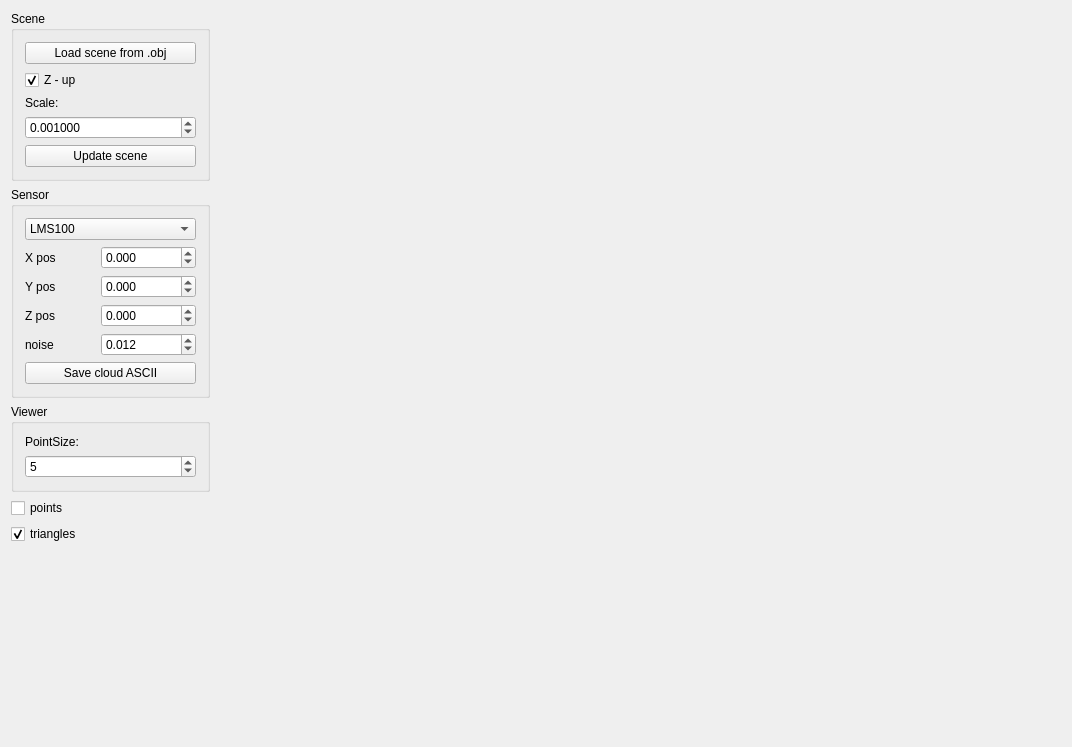
<?xml version="1.0" encoding="UTF-8"?>
<ui version="4.0">
 <class>SensorSimRTexampleClass</class>
 <widget class="QMainWindow" name="SensorSimRTexampleClass">
  <property name="geometry">
   <rect>
    <x>0</x>
    <y>0</y>
    <width>1072</width>
    <height>747</height>
   </rect>
  </property>
  <property name="windowTitle">
   <string>SensorSimRT GUI example</string>
  </property>
  <widget class="QWidget" name="centralWidget">
   <layout class="QGridLayout" name="gridLayout">
    <item row="0" column="1">
     <widget class="qglWidget" name="widget" native="true">
      <property name="sizePolicy">
       <sizepolicy hsizetype="Expanding" vsizetype="Expanding">
        <horstretch>0</horstretch>
        <verstretch>0</verstretch>
       </sizepolicy>
      </property>
     </widget>
    </item>
    <item row="0" column="0">
     <layout class="QVBoxLayout" name="verticalLayout">
      <item>
       <widget class="QGroupBox" name="groupBox">
        <property name="title">
         <string>Scene</string>
        </property>
        <layout class="QVBoxLayout" name="verticalLayout_2">
         <item>
          <widget class="QPushButton" name="pushButton_2">
           <property name="text">
            <string>Load scene from .obj</string>
           </property>
          </widget>
         </item>
         <item>
          <widget class="QCheckBox" name="checkBox">
           <property name="text">
            <string>Z - up</string>
           </property>
           <property name="checked">
            <bool>true</bool>
           </property>
          </widget>
         </item>
         <item>
          <widget class="QLabel" name="label_6">
           <property name="text">
            <string>Scale:</string>
           </property>
          </widget>
         </item>
         <item>
          <widget class="QDoubleSpinBox" name="doubleSpinBox_5">
           <property name="decimals">
            <number>6</number>
           </property>
           <property name="minimum">
            <double>0.000001000000000</double>
           </property>
           <property name="maximum">
            <double>999999999.000000000000000</double>
           </property>
           <property name="value">
            <double>0.001000000000000</double>
           </property>
          </widget>
         </item>
         <item>
          <widget class="QPushButton" name="pushButton_3">
           <property name="text">
            <string>Update scene</string>
           </property>
          </widget>
         </item>
        </layout>
       </widget>
      </item>
      <item>
       <widget class="QGroupBox" name="groupBox_2">
        <property name="title">
         <string>Sensor</string>
        </property>
        <layout class="QVBoxLayout" name="verticalLayout_3">
         <item>
          <widget class="QComboBox" name="comboBox">
           <item>
            <property name="text">
             <string>LMS100</string>
            </property>
           </item>
           <item>
            <property name="text">
             <string>Kinect 1</string>
            </property>
           </item>
           <item>
            <property name="text">
             <string>Kinect 2</string>
            </property>
           </item>
           <item>
            <property name="text">
             <string>Velodyne HDL-64E</string>
            </property>
           </item>
           <item>
            <property name="text">
             <string>Velodyne HDL-32E</string>
            </property>
           </item>
           <item>
            <property name="text">
             <string>Velodyne VPL-16</string>
            </property>
           </item>
           <item>
            <property name="text">
             <string>Mandala 3D Unit LMS100</string>
            </property>
           </item>
           <item>
            <property name="text">
             <string>ZF 5010</string>
            </property>
           </item>
          </widget>
         </item>
         <item>
          <layout class="QGridLayout" name="gridLayout_2">
           <item row="2" column="2">
            <widget class="QDoubleSpinBox" name="doubleSpinBox_2">
             <property name="decimals">
              <number>3</number>
             </property>
             <property name="minimum">
              <double>-999999999.000000000000000</double>
             </property>
             <property name="maximum">
              <double>999999999.000000000000000</double>
             </property>
             <property name="singleStep">
              <double>0.100000000000000</double>
             </property>
            </widget>
           </item>
           <item row="2" column="1">
            <widget class="QLabel" name="label_2">
             <property name="text">
              <string>Y pos</string>
             </property>
            </widget>
           </item>
           <item row="1" column="1">
            <widget class="QLabel" name="label">
             <property name="text">
              <string>X pos</string>
             </property>
            </widget>
           </item>
           <item row="3" column="1">
            <widget class="QLabel" name="label_3">
             <property name="text">
              <string>Z pos</string>
             </property>
            </widget>
           </item>
           <item row="3" column="2">
            <widget class="QDoubleSpinBox" name="doubleSpinBox_3">
             <property name="decimals">
              <number>3</number>
             </property>
             <property name="minimum">
              <double>-999999999.000000000000000</double>
             </property>
             <property name="maximum">
              <double>999999999.000000000000000</double>
             </property>
             <property name="singleStep">
              <double>0.100000000000000</double>
             </property>
            </widget>
           </item>
           <item row="4" column="2">
            <widget class="QDoubleSpinBox" name="doubleSpinBox_4">
             <property name="decimals">
              <number>3</number>
             </property>
             <property name="maximum">
              <double>1.000000000000000</double>
             </property>
             <property name="singleStep">
              <double>0.010000000000000</double>
             </property>
             <property name="value">
              <double>0.012000000000000</double>
             </property>
            </widget>
           </item>
           <item row="4" column="1">
            <widget class="QLabel" name="label_5">
             <property name="text">
              <string>noise</string>
             </property>
            </widget>
           </item>
           <item row="1" column="2">
            <widget class="QDoubleSpinBox" name="doubleSpinBox">
             <property name="decimals">
              <number>3</number>
             </property>
             <property name="minimum">
              <double>-999999999.000000000000000</double>
             </property>
             <property name="maximum">
              <double>999999999.000000000000000</double>
             </property>
             <property name="singleStep">
              <double>0.100000000000000</double>
             </property>
            </widget>
           </item>
          </layout>
         </item>
         <item>
          <widget class="QPushButton" name="pushButton">
           <property name="text">
            <string>Save cloud ASCII</string>
           </property>
          </widget>
         </item>
        </layout>
       </widget>
      </item>
      <item>
       <widget class="QGroupBox" name="groupBox_3">
        <property name="title">
         <string>Viewer</string>
        </property>
        <layout class="QVBoxLayout" name="verticalLayout_4">
         <item>
          <widget class="QLabel" name="label_4">
           <property name="text">
            <string>PointSize:</string>
           </property>
          </widget>
         </item>
         <item>
          <widget class="QSpinBox" name="spinBox_4">
           <property name="minimum">
            <number>1</number>
           </property>
           <property name="maximum">
            <number>100</number>
           </property>
           <property name="value">
            <number>5</number>
           </property>
          </widget>
         </item>
        </layout>
       </widget>
      </item>
      <item>
       <widget class="QCheckBox" name="checkBox_2">
        <property name="text">
         <string>points</string>
        </property>
       </widget>
      </item>
      <item>
       <widget class="QCheckBox" name="checkBox_3">
        <property name="text">
         <string>triangles</string>
        </property>
        <property name="checked">
         <bool>true</bool>
        </property>
       </widget>
      </item>
      <item>
       <spacer name="verticalSpacer">
        <property name="orientation">
         <enum>Qt::Vertical</enum>
        </property>
        <property name="sizeHint" stdset="0">
         <size>
          <width>20</width>
          <height>40</height>
         </size>
        </property>
       </spacer>
      </item>
     </layout>
    </item>
   </layout>
  </widget>
 </widget>
 <layoutdefault spacing="6" margin="11"/>
 <customwidgets>
  <customwidget>
   <class>qglWidget</class>
   <extends>QWidget</extends>
   <header>qglwidget.h</header>
   <container>1</container>
   <slots>
    <slot>slotPointSize(int)</slot>
    <slot>slotPosX(double)</slot>
    <slot>slotPosY(double)</slot>
    <slot>slotPosZ(double)</slot>
    <slot>slotNoise(double)</slot>
    <slot>slotSaveCloudASCII()</slot>
    <slot>slotLoadObj()</slot>
    <slot>slotZup(bool)</slot>
    <slot>slotScale(double)</slot>
    <slot>slotUpdateScene()</slot>
    <slot>slotSensor(QString)</slot>
    <slot>slotTriangles(bool)</slot>
    <slot>slotPoints(bool)</slot>
   </slots>
  </customwidget>
 </customwidgets>
 <resources>
  <include location="SensorSimRTexample.qrc"/>
 </resources>
 <connections>
  <connection>
   <sender>spinBox_4</sender>
   <signal>valueChanged(int)</signal>
   <receiver>widget</receiver>
   <slot>slotPointSize(int)</slot>
   <hints>
    <hint type="sourcelabel">
     <x>158</x>
     <y>424</y>
    </hint>
    <hint type="destinationlabel">
     <x>343</x>
     <y>363</y>
    </hint>
   </hints>
  </connection>
  <connection>
   <sender>doubleSpinBox</sender>
   <signal>valueChanged(double)</signal>
   <receiver>widget</receiver>
   <slot>slotPosX(double)</slot>
   <hints>
    <hint type="sourcelabel">
     <x>157</x>
     <y>238</y>
    </hint>
    <hint type="destinationlabel">
     <x>206</x>
     <y>175</y>
    </hint>
   </hints>
  </connection>
  <connection>
   <sender>doubleSpinBox_2</sender>
   <signal>valueChanged(double)</signal>
   <receiver>widget</receiver>
   <slot>slotPosY(double)</slot>
   <hints>
    <hint type="sourcelabel">
     <x>157</x>
     <y>264</y>
    </hint>
    <hint type="destinationlabel">
     <x>189</x>
     <y>203</y>
    </hint>
   </hints>
  </connection>
  <connection>
   <sender>doubleSpinBox_3</sender>
   <signal>valueChanged(double)</signal>
   <receiver>widget</receiver>
   <slot>slotPosZ(double)</slot>
   <hints>
    <hint type="sourcelabel">
     <x>157</x>
     <y>290</y>
    </hint>
    <hint type="destinationlabel">
     <x>201</x>
     <y>224</y>
    </hint>
   </hints>
  </connection>
  <connection>
   <sender>doubleSpinBox_4</sender>
   <signal>valueChanged(double)</signal>
   <receiver>widget</receiver>
   <slot>slotNoise(double)</slot>
   <hints>
    <hint type="sourcelabel">
     <x>157</x>
     <y>316</y>
    </hint>
    <hint type="destinationlabel">
     <x>214</x>
     <y>252</y>
    </hint>
   </hints>
  </connection>
  <connection>
   <sender>pushButton</sender>
   <signal>clicked()</signal>
   <receiver>widget</receiver>
   <slot>slotSaveCloudASCII()</slot>
   <hints>
    <hint type="sourcelabel">
     <x>158</x>
     <y>346</y>
    </hint>
    <hint type="destinationlabel">
     <x>240</x>
     <y>286</y>
    </hint>
   </hints>
  </connection>
  <connection>
   <sender>pushButton_2</sender>
   <signal>clicked()</signal>
   <receiver>widget</receiver>
   <slot>slotLoadObj()</slot>
   <hints>
    <hint type="sourcelabel">
     <x>130</x>
     <y>47</y>
    </hint>
    <hint type="destinationlabel">
     <x>199</x>
     <y>47</y>
    </hint>
   </hints>
  </connection>
  <connection>
   <sender>checkBox</sender>
   <signal>clicked(bool)</signal>
   <receiver>widget</receiver>
   <slot>slotZup(bool)</slot>
   <hints>
    <hint type="sourcelabel">
     <x>62</x>
     <y>65</y>
    </hint>
    <hint type="destinationlabel">
     <x>241</x>
     <y>70</y>
    </hint>
   </hints>
  </connection>
  <connection>
   <sender>doubleSpinBox_5</sender>
   <signal>valueChanged(double)</signal>
   <receiver>widget</receiver>
   <slot>slotScale(double)</slot>
   <hints>
    <hint type="sourcelabel">
     <x>150</x>
     <y>112</y>
    </hint>
    <hint type="destinationlabel">
     <x>197</x>
     <y>113</y>
    </hint>
   </hints>
  </connection>
  <connection>
   <sender>pushButton_3</sender>
   <signal>clicked()</signal>
   <receiver>widget</receiver>
   <slot>slotUpdateScene()</slot>
   <hints>
    <hint type="sourcelabel">
     <x>140</x>
     <y>142</y>
    </hint>
    <hint type="destinationlabel">
     <x>230</x>
     <y>141</y>
    </hint>
   </hints>
  </connection>
  <connection>
   <sender>comboBox</sender>
   <signal>currentIndexChanged(QString)</signal>
   <receiver>widget</receiver>
   <slot>slotSensor(QString)</slot>
   <hints>
    <hint type="sourcelabel">
     <x>144</x>
     <y>204</y>
    </hint>
    <hint type="destinationlabel">
     <x>259</x>
     <y>204</y>
    </hint>
   </hints>
  </connection>
  <connection>
   <sender>checkBox_3</sender>
   <signal>clicked(bool)</signal>
   <receiver>widget</receiver>
   <slot>slotTriangles(bool)</slot>
   <hints>
    <hint type="sourcelabel">
     <x>103</x>
     <y>475</y>
    </hint>
    <hint type="destinationlabel">
     <x>314</x>
     <y>473</y>
    </hint>
   </hints>
  </connection>
  <connection>
   <sender>checkBox_2</sender>
   <signal>clicked(bool)</signal>
   <receiver>widget</receiver>
   <slot>slotPoints(bool)</slot>
   <hints>
    <hint type="sourcelabel">
     <x>85</x>
     <y>441</y>
    </hint>
    <hint type="destinationlabel">
     <x>235</x>
     <y>452</y>
    </hint>
   </hints>
  </connection>
 </connections>
</ui>
